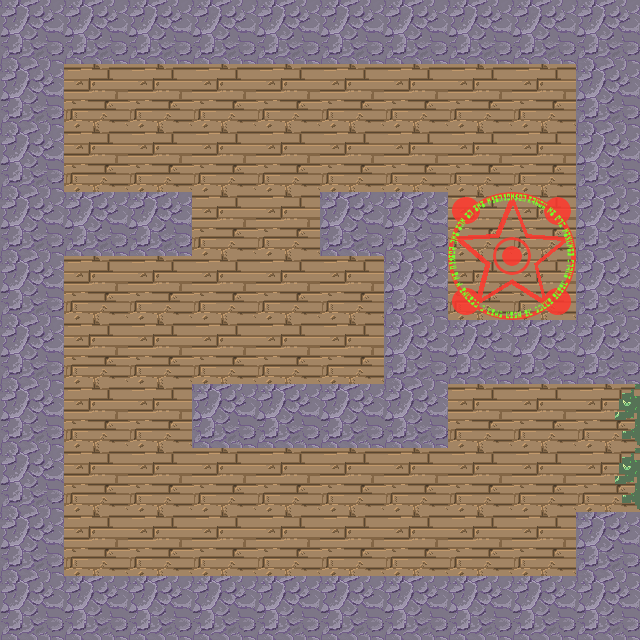

A level layout from a 2D game, rendered from its tile map. Below: a short description, then the map file with its tile-grid data intact:
An orthogonal 10x10 tile map with 64x64 px tiles, 1 tile layer (Calque de Tile 1), 2 tilesets and 18 objects (level1).

<map version="1.0" orientation="orthogonal" width="10" height="10" tilewidth="64" tileheight="64">
 <tileset firstgid="1" name="tiles" tilewidth="64" tileheight="64">
  <image source="../textures/tiles.png" width="384" height="320" />
 </tileset>
 <tileset firstgid="31" name="objects" tilewidth="64" tileheight="64">
  <image source="../textures/objects.png" width="384" height="192" />
 </tileset>
 <layer name="Calque de Tile 1" width="10" height="10">
  <data>
   <tile gid="7" />
   <tile gid="7" />
   <tile gid="7" />
   <tile gid="7" />
   <tile gid="7" />
   <tile gid="7" />
   <tile gid="7" />
   <tile gid="7" />
   <tile gid="7" />
   <tile gid="7" />
   <tile gid="7" />
   <tile gid="1" />
   <tile gid="1" />
   <tile gid="1" />
   <tile gid="1" />
   <tile gid="1" />
   <tile gid="1" />
   <tile gid="1" />
   <tile gid="1" />
   <tile gid="7" />
   <tile gid="7" />
   <tile gid="1" />
   <tile gid="1" />
   <tile gid="1" />
   <tile gid="1" />
   <tile gid="1" />
   <tile gid="1" />
   <tile gid="1" />
   <tile gid="1" />
   <tile gid="7" />
   <tile gid="7" />
   <tile gid="7" />
   <tile gid="7" />
   <tile gid="1" />
   <tile gid="1" />
   <tile gid="7" />
   <tile gid="7" />
   <tile gid="19" />
   <tile gid="20" />
   <tile gid="7" />
   <tile gid="7" />
   <tile gid="1" />
   <tile gid="1" />
   <tile gid="1" />
   <tile gid="1" />
   <tile gid="1" />
   <tile gid="7" />
   <tile gid="25" />
   <tile gid="26" />
   <tile gid="7" />
   <tile gid="7" />
   <tile gid="1" />
   <tile gid="1" />
   <tile gid="1" />
   <tile gid="1" />
   <tile gid="1" />
   <tile gid="7" />
   <tile gid="7" />
   <tile gid="7" />
   <tile gid="7" />
   <tile gid="7" />
   <tile gid="1" />
   <tile gid="1" />
   <tile gid="7" />
   <tile gid="7" />
   <tile gid="7" />
   <tile gid="7" />
   <tile gid="1" />
   <tile gid="1" />
   <tile gid="2" />
   <tile gid="7" />
   <tile gid="1" />
   <tile gid="1" />
   <tile gid="1" />
   <tile gid="1" />
   <tile gid="1" />
   <tile gid="1" />
   <tile gid="1" />
   <tile gid="1" />
   <tile gid="2" />
   <tile gid="7" />
   <tile gid="1" />
   <tile gid="1" />
   <tile gid="1" />
   <tile gid="1" />
   <tile gid="1" />
   <tile gid="1" />
   <tile gid="1" />
   <tile gid="1" />
   <tile gid="7" />
   <tile gid="7" />
   <tile gid="7" />
   <tile gid="7" />
   <tile gid="7" />
   <tile gid="7" />
   <tile gid="7" />
   <tile gid="7" />
   <tile gid="7" />
   <tile gid="7" />
   <tile gid="7" />
  </data>
 </layer>
 <objectgroup name="objects" width="10" height="10">
  <object gid="34" x="100" y="154">
   <properties>
    <property name="id" value="4" />
   </properties>
  </object>
  <object gid="37" x="223" y="309">
   <properties>
    <property name="id" value="7" />
   </properties>
  </object>
  <object gid="32" x="391" y="512">
   <properties>
    <property name="id" value="2" />
   </properties>
  </object>
  <object gid="38" x="391" y="575">
   <properties>
    <property name="id" value="8" />
   </properties>
  </object>
 </objectgroup>
 <objectgroup name="playerspawn" width="10" height="10">
  <object x="513" y="257">
   <ellipse />
  </object>
 </objectgroup>
 <objectgroup name="exit" width="10" height="10">
  <object name="level1" x="609" y="387" width="32" height="125" />
 </objectgroup>
 <objectgroup name="ennemies" width="10" height="10">
  <object x="192" y="320">
   <ellipse />
  </object>
  <object x="319" y="321">
   <ellipse />
  </object>
 </objectgroup>
 <objectgroup name="walls" width="10" height="10">
  <object x="1" y="1" width="638" height="63" />
  <object x="0" y="55" width="65" height="585" />
  <object x="61" y="192" width="131" height="65" />
  <object x="577" y="59" width="64" height="326" />
  <object x="321" y="193" width="126" height="66" />
  <object x="384" y="255" width="65" height="191" />
  <object x="446" y="320" width="134" height="65" />
  <object x="192" y="384" width="194" height="62" />
  <object x="60" y="577" width="579" height="64" />
  <object x="576" y="513" width="64" height="65" />
 </objectgroup>
</map>